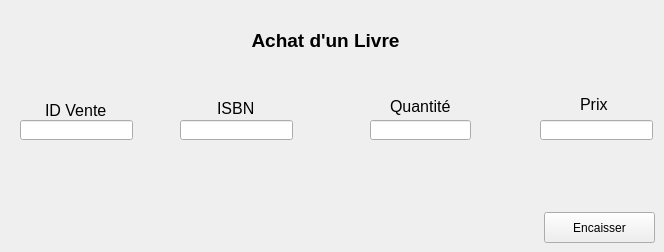
          <widget class="QWidget" name="Ajout">
           <attribute name="title">
            <string>Ajout</string>
           </attribute>
           <widget class="QLabel" name="Txt_VA">
            <property name="geometry">
             <rect>
              <x>170</x>
              <y>20</y>
              <width>311</width>
              <height>41</height>
             </rect>
            </property>
            <property name="font">
             <font>
              <pointsize>14</pointsize>
              <weight>75</weight>
              <bold>true</bold>
             </font>
            </property>
            <property name="layoutDirection">
             <enum>Qt::LeftToRight</enum>
            </property>
            <property name="text">
             <string>Achat d'un Livre</string>
            </property>
            <property name="alignment">
             <set>Qt::AlignCenter</set>
            </property>
           </widget>
           <widget class="QLineEdit" name="LE_ISBNVA">
            <property name="geometry">
             <rect>
              <x>180</x>
              <y>120</y>
              <width>113</width>
              <height>20</height>
             </rect>
            </property>
           </widget>
           <widget class="QLabel" name="Txt_ISBNVA">
            <property name="geometry">
             <rect>
              <x>217</x>
              <y>100</y>
              <width>41</width>
              <height>16</height>
             </rect>
            </property>
            <property name="font">
             <font>
              <pointsize>12</pointsize>
             </font>
            </property>
            <property name="text">
             <string>ISBN</string>
            </property>
           </widget>
           <widget class="QLineEdit" name="LE_QuantVA">
            <property name="geometry">
             <rect>
              <x>370</x>
              <y>120</y>
              <width>101</width>
              <height>20</height>
             </rect>
            </property>
           </widget>
           <widget class="QLabel" name="Txt_QuantVA">
            <property name="geometry">
             <rect>
              <x>390</x>
              <y>96</y>
              <width>61</width>
              <height>21</height>
             </rect>
            </property>
            <property name="font">
             <font>
              <pointsize>12</pointsize>
             </font>
            </property>
            <property name="text">
             <string>Quantité</string>
            </property>
           </widget>
           <widget class="QLineEdit" name="LE_PriceVA">
            <property name="geometry">
             <rect>
              <x>540</x>
              <y>120</y>
              <width>113</width>
              <height>20</height>
             </rect>
            </property>
           </widget>
           <widget class="QLabel" name="Txt_PriceVA">
            <property name="geometry">
             <rect>
              <x>580</x>
              <y>96</y>
              <width>31</width>
              <height>16</height>
             </rect>
            </property>
            <property name="font">
             <font>
              <pointsize>12</pointsize>
             </font>
            </property>
            <property name="text">
             <string>Prix</string>
            </property>
           </widget>
           <widget class="QPushButton" name="EncV">
            <property name="geometry">
             <rect>
              <x>544</x>
              <y>212</y>
              <width>111</width>
              <height>31</height>
             </rect>
            </property>
            <property name="text">
             <string>Encaisser</string>
            </property>
           </widget>
           <widget class="QLineEdit" name="LE_IDVentVA">
            <property name="geometry">
             <rect>
              <x>20</x>
              <y>120</y>
              <width>113</width>
              <height>20</height>
             </rect>
            </property>
           </widget>
           <widget class="QLabel" name="Txt_ISBNVA_2">
            <property name="geometry">
             <rect>
              <x>45</x>
              <y>100</y>
              <width>71</width>
              <height>21</height>
             </rect>
            </property>
            <property name="font">
             <font>
              <pointsize>12</pointsize>
             </font>
            </property>
            <property name="text">
             <string>ID Vente</string>
            </property>
           </widget>
          </widget>
